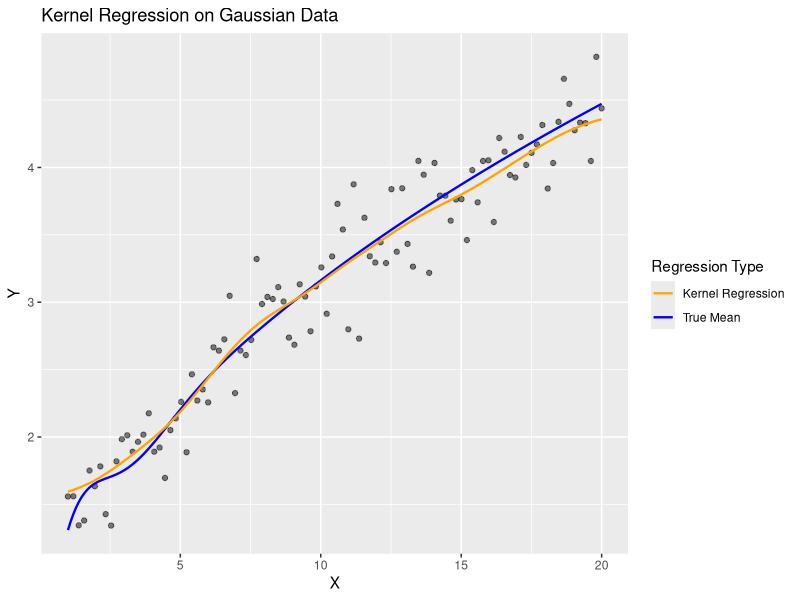
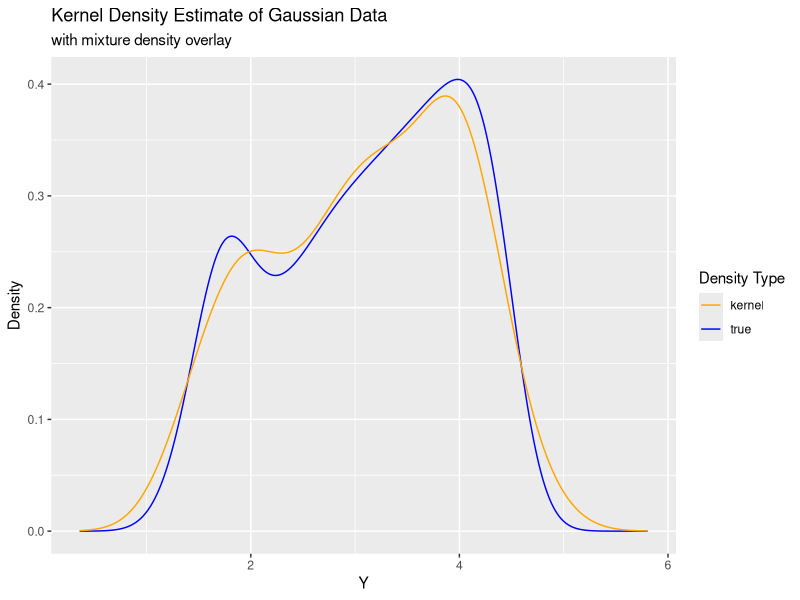
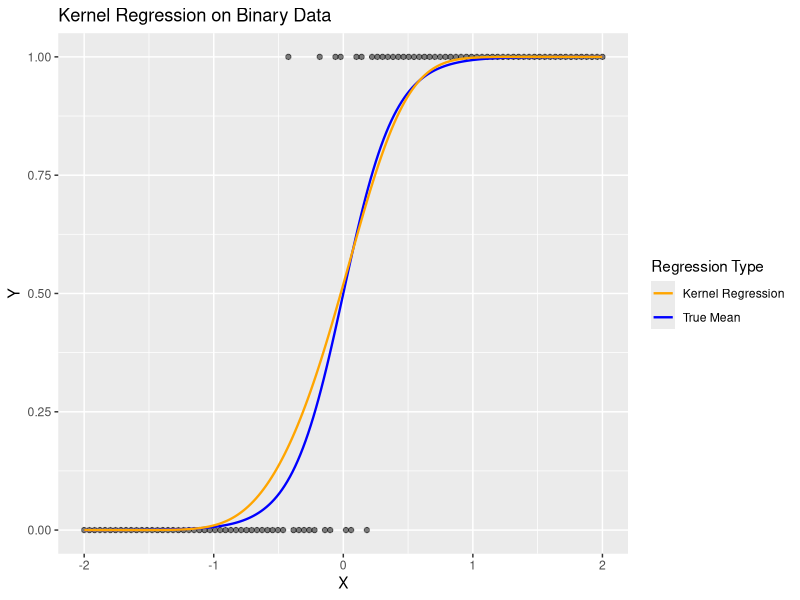
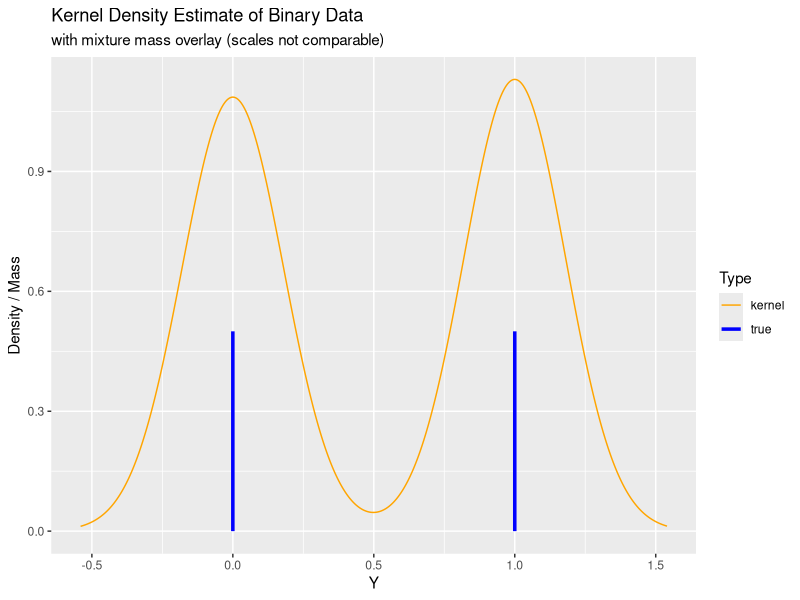
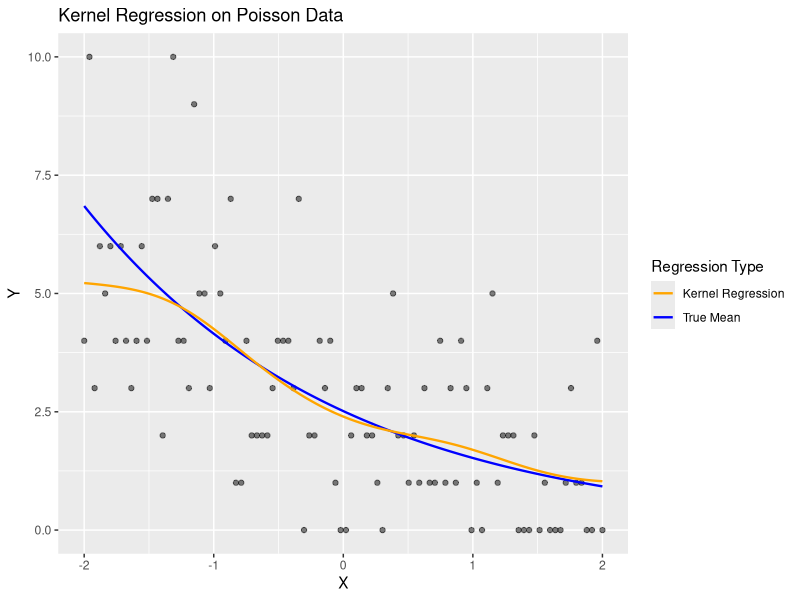
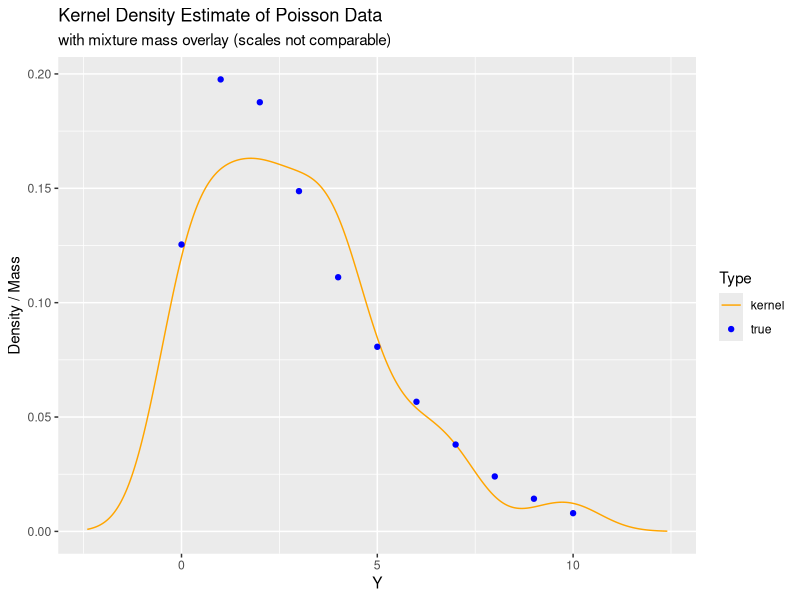
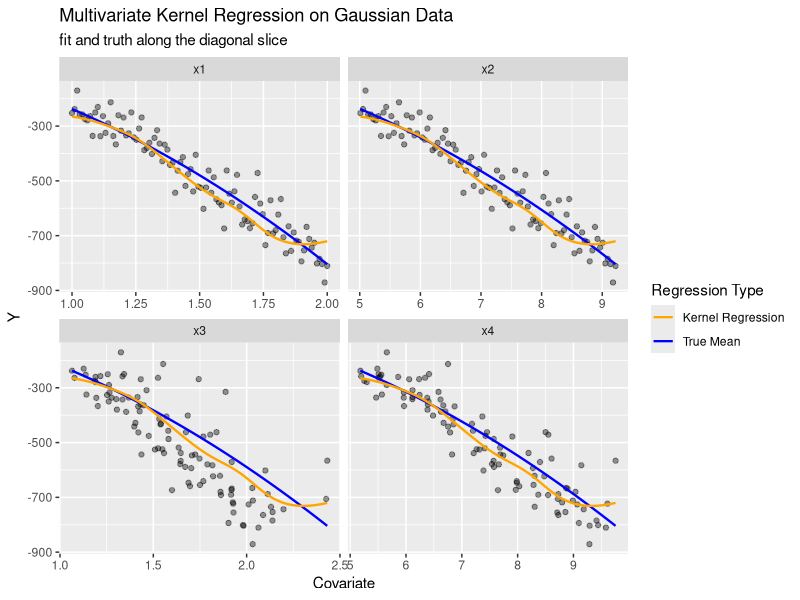
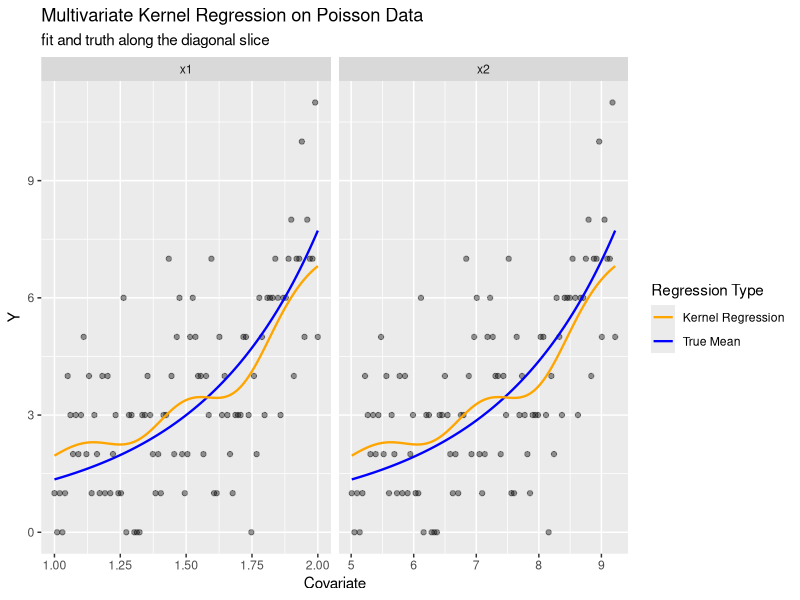

Here is the R script that generated these plots, in order:
# Set-up -----------------------------------------------------------------------
library(ggplot2)
set.seed(405)

# Functions used for fitting ---------------------------------------------------
## Define kernel functions
k<-function(x, type=c("gaussian", "epanechnikov", "logistic")){
  type<-match.arg(type)
  switch(type,
         gaussian=dnorm(x),
         epanechnikov=0.75*(1-x^2)*(abs(x)<=1),
         logistic=dlogis(x)
  )
}

# Regression estimator
r<-function(X, Y, at, h, type="gaussian"){
  X<-as.matrix(X)
  at<-as.matrix(at)
  stopifnot(ncol(X)==ncol(at), length(h) %in% c(1, ncol(X)), nrow(X)==length(Y))
  h<-rep_len(h, ncol(X))
  vapply(seq_len(nrow(at)),
         function(i){
           K<-rep(1, nrow(X))
           for(j in seq_len(ncol(X))){
             K<-K*k((X[,j]-at[i,j])/h[j], type)
           }
           s<-sum(K)
           if(s>0) sum(K*Y)/s else NA
         },
         numeric(1))
}

## Function for kernel density estimation
kde<-function(Y, h, type="gaussian", grid=NULL, n_grid=512){
  if(is.null(grid)) grid<-seq(min(Y)-3*h, max(Y)+3*h, length.out=n_grid)
  p_hat<-vapply(grid, function(y) mean(k((y-Y)/h, type))/h, numeric(1))
  list(x=grid, p_hat=p_hat)
}

## Function for leave-one-out CV 
cv_bandwidth<-function(X, Y, hs){
  D<-outer(X, X, "-")
  cv<-vapply(hs, function(h){
    Kmat<-dnorm(D/h)
    W<-Kmat/rowSums(Kmat)
    rhat<-as.vector(W%*%Y)
    mean(((Y-rhat)/(1-diag(W)))^2)
  }, numeric(1))
  list(h=hs[which.min(cv)], hs=hs, cv=cv)
}

## Function to plot regression fits
plot_fit<-function(x, y, grid, fit, truth, title, ylab="Y"){
  ggplot()+geom_point(aes(x=x, y=y), alpha=.5)+
    geom_line(aes(x=grid, y=truth, color="True Mean"), linewidth=.8)+
    geom_line(aes(x=grid, y=fit, color="Kernel Regression"), linewidth=.8)+
    scale_color_manual(name="Regression Type",
                       values=c("True Mean"="blue", "Kernel Regression"="orange"))+
    labs(title=title)+xlab("X")+ylab(ylab)
}

# Example 1 --------------------------------------------------------------------
n<-100
X<-seq(1, 20, length.out=n)
m1<-function(x) sqrt(x)+x*exp(-x)*sin(x)
Y<-m1(X)+rnorm(n, 0, .25)

cv1<-cv_bandwidth(X, Y, hs=seq(.1, 2, length.out=60))
h1<-cv1$h

grid1<-seq(min(X), max(X), length.out=200)
fit1<-r(X, Y, grid1, h1)
plot_fit(X, Y, grid1, fit1, m1(grid1), "Kernel Regression on Gaussian Data")

h_kde1<-bw.nrd0(Y)
pk1<-kde(Y, h_kde1)
mix1<-vapply(pk1$x, function(y) mean(dnorm(y, m1(X), .25)), numeric(1))

ggplot()+geom_line(aes(x=pk1$x, y=mix1, color="true"))+
  geom_line(aes(x=pk1$x, y=pk1$p_hat, color="kernel"))+
  labs(title="Kernel Density Estimate of Gaussian Data",
       subtitle="with mixture density overlay")+
  xlab("Y")+ylab("Density")+scale_color_manual(name="Density Type",
                                               values=c("kernel"="orange",
                                                        "true"="blue"))


# Example 2 --------------------------------------------------------------------
n<-100
x<-seq(-2, 2, length.out=n)
prob<-plogis(5.01*x)
Y<-rbinom(n, 1, prob)

h2<-cv_bandwidth(x, Y, hs=seq(.05, 1, length.out=40))$h
h2
grid2<-seq(min(x), max(x), length.out=200)
fit2<-r(x, Y, grid2, h2)
plot_fit(x, Y, grid2, fit2, plogis(5.01*grid2), "Kernel Regression on Binary Data")

h_kde2<-bw.nrd0(Y)
pk2<-kde(Y, h_kde2)
pmf2<-c(1-mean(prob), mean(prob))

ggplot()+geom_line(aes(x=pk2$x, y=pk2$p_hat, color="kernel"))+
  geom_segment(aes(x=c(0, 1), xend=c(0, 1), y=0, yend=pmf2, color="true"),
               linewidth=1.2)+
  labs(title="Kernel Density Estimate of Binary Data",
       subtitle="with mixture mass overlay (scales not comparable)")+
  xlab("Y")+ylab("Density / Mass")+scale_color_manual(name="Type",
                                                      values=c("kernel"="orange",
                                                               "true"="blue"))


# Example 3 --------------------------------------------------------------------
n<-100
x<-seq(-2, 2, length.out=n)
lam_fun<-function(x) exp(.922-.501*x)
lam<-lam_fun(x)
Y<-rpois(n, lam)

h3<-cv_bandwidth(x, Y, hs=seq(.05, 1.5, length.out=40))$h
h3
grid3<-seq(min(x), max(x), length.out=200)
fit3<-r(x, Y, grid3, h3)
plot_fit(x, Y, grid3, fit3, lam_fun(grid3), "Kernel Regression on Poisson Data")

h_kde3<-bw.nrd0(Y)
pk3<-kde(Y, h_kde3)
support3<-0:max(Y)
pmf3<-vapply(support3, function(y) mean(dpois(y, lam)), numeric(1))

ggplot()+geom_line(aes(x=pk3$x, y=pk3$p_hat, color="kernel"))+
  geom_point(aes(x=support3, y=pmf3, color="true"))+
  labs(title="Kernel Density Estimate of Poisson Data",
       subtitle="with mixture mass overlay (scales not comparable)")+
  xlab("Y")+ylab("Density / Mass")+scale_color_manual(name="Type",
                                                      values=c("kernel"="orange",
                                                               "true"="blue"))


# Example 4 --------------------------------------------------------------------
n<-100
b<-c(5.01, 9.22, -12.22, 1, 2)
x1<-seq(1, 2, length.out=n)
x2<-seq(5.01, 9.22, length.out=n)
x3<-x1+rgamma(n, 1, 8)
x4<-x2+rgamma(n, 1, 4)
Z<-cbind(x1=x1, x2=x2, x3=x3, x4=x4)
m4<-function(Z) b[1]+b[2]*Z[,1]^2+b[3]*Z[,2]^2+b[4]*Z[,3]+b[5]*Z[,4]^2
Y<-m4(Z)+rnorm(n, 0, 50)

h4<-apply(Z, 2, sd)*n^(-1/(ncol(Z)+4))

G<-apply(Z, 2, function(z) seq(min(z), max(z), length.out=100))
fit4<-r(Z, Y, G, h4)
truth4<-m4(G)

vars<-colnames(Z)
df_pts<-data.frame(covariate=rep(vars, each=n), x=as.vector(Z), Y=rep(Y, 4))
df_line<-data.frame(covariate=rep(vars, each=100), x=as.vector(G),
                    fit=rep(fit4, 4), truth=rep(truth4, 4))

ggplot()+geom_point(data=df_pts, aes(x=x, y=Y), alpha=.4)+
  geom_line(data=df_line, aes(x=x, y=truth, color="True Mean"), linewidth=.8)+
  geom_line(data=df_line, aes(x=x, y=fit, color="Kernel Regression"), linewidth=.8)+
  facet_wrap(~covariate, scales="free_x", nrow=2)+
  labs(title="Multivariate Kernel Regression on Gaussian Data",
       subtitle="fit and truth along the diagonal slice")+
  xlab("Covariate")+ylab("Y")+scale_color_manual(name="Regression Type",
                                                 values=c("True Mean"="blue",
                                                          "Kernel Regression"="orange"))



# Example 5 --------------------------------------------------------------------
n<-100
x1<-seq(1, 2, length.out=n)
x2<-seq(5.01, 9.22, length.out=n)
Z<-cbind(x1=x1, x2=x2)
m5<-function(Z) exp(-1+.3*Z[,1]^2+.2*Z[,2])
Y<-rpois(n, m5(Z))

h5<-apply(Z, 2, sd)*n^(-1/(ncol(Z)+4))
G<-apply(Z, 2, function(z) seq(min(z), max(z), length.out=100))
fit5<-r(Z, Y, G, h5)
truth5<-m5(G)

vars<-colnames(Z)
df_pts<-data.frame(covariate=rep(vars, each=n), x=as.vector(Z), Y=rep(Y, 2))
df_line<-data.frame(covariate=rep(vars, each=100), x=as.vector(G),
                    fit=rep(fit5, 2), truth=rep(truth5, 2))

ggplot()+geom_point(data=df_pts, aes(x=x, y=Y), alpha=.4)+
  geom_line(data=df_line, aes(x=x, y=truth, color="True Mean"), linewidth=.8)+
  geom_line(data=df_line, aes(x=x, y=fit, color="Kernel Regression"), linewidth=.8)+
  facet_wrap(~covariate, scales="free_x")+
  labs(title="Multivariate Kernel Regression on Poisson Data",
       subtitle="fit and truth along the diagonal slice")+
  xlab("Covariate")+ylab("Y")+scale_color_manual(name="Regression Type",
                                                 values=c("True Mean"="blue",
                                                          "Kernel Regression"="orange"))
